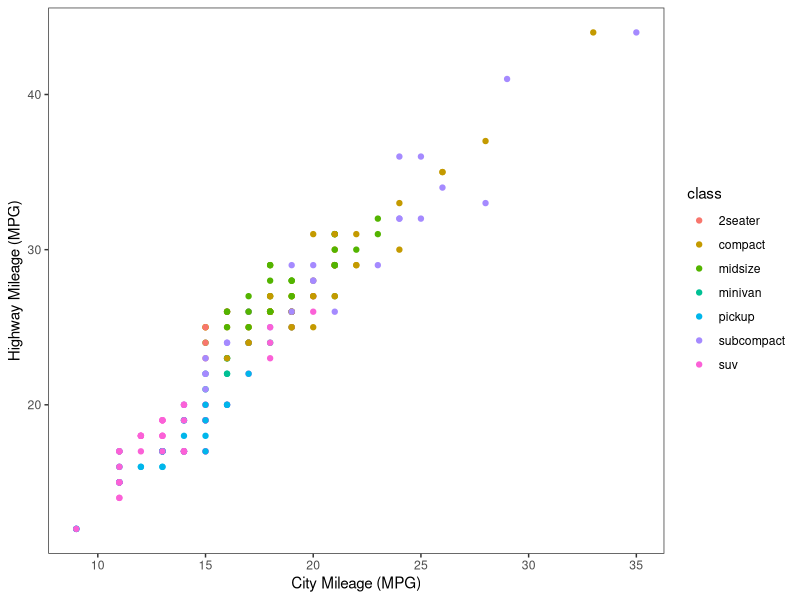
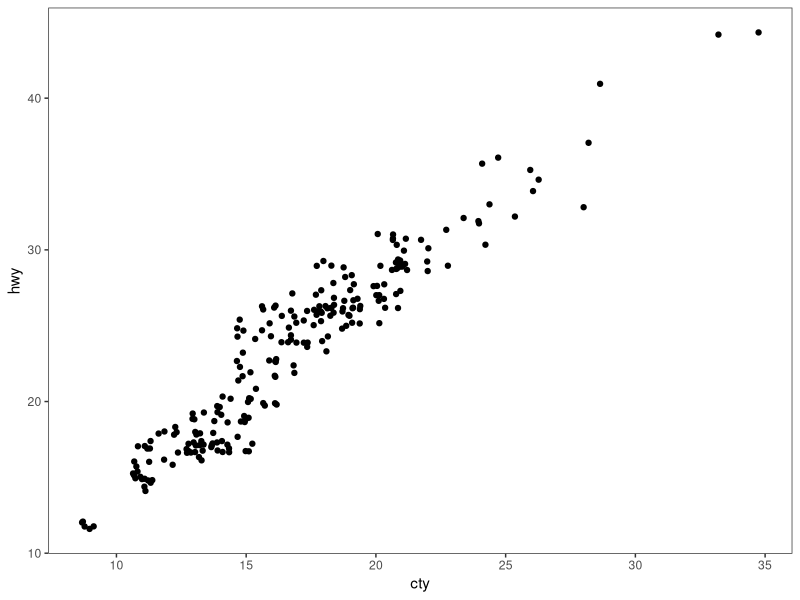
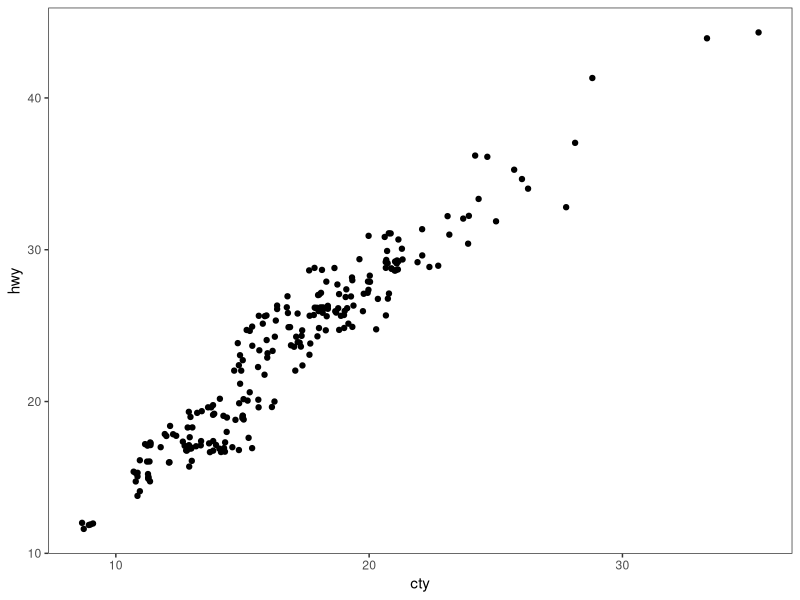
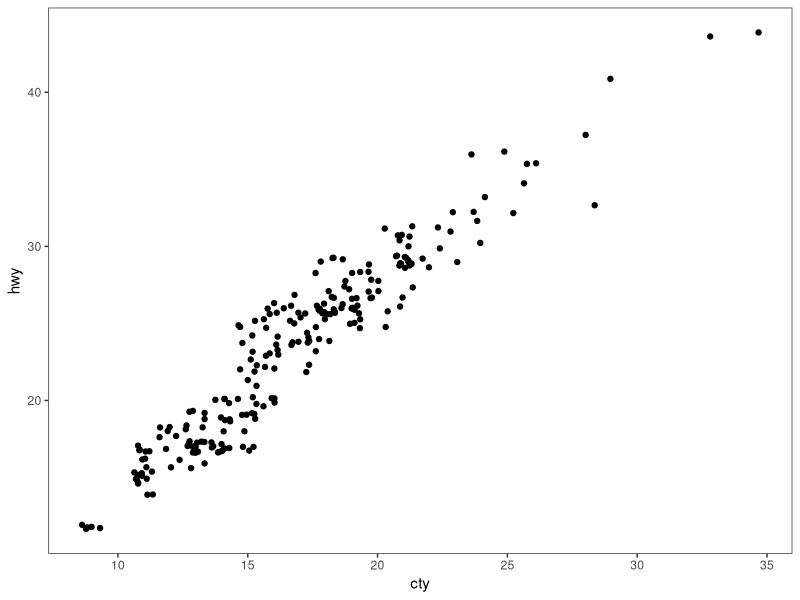

Write the R code that produced these figures, in order. (Note: this script raises an error after producing the figures.)
# ---------------------------------------------------------- #
#### MODULE 3: Plot even more data!                       ####               
# ---------------------------------------------------------- #

## OBJECTIVE:
# 1. To develop a "grammar of graphics".
# 2. To become comfortable using ggplot2 for exploratory data visualization.


# ---------------------------------------------------------- #
#### SET UP:                                              ####
# ---------------------------------------------------------- #
# REMINDER: In RStudio, open the Rproject for our course (UNCG_DataWrangling), 
# pull any changes from GitHub, and navigate to the branch you created for 
# yourself (just a single branch for the whole semester) in RStudio's Git tab.
# Open this week's assignment in this new branch to complete and submit on GitHub.
# Ideally, you'll commit your answers a bit at a time as you work through
# this assignment, rather than committing all at once at the end.

# Reminder of some helpful resources for graphing in R:
# ggplot Cookbook: http://www.cookbook-r.com/Graphs/
# Official ggplot2 Book: https://ggplot2-book.org/
# Themes in ggplot2: https://ggplot2-book.org/polishing.html#themes

# In ggplot2, aesthetic means “something you can see”. Each aesthetic is a
# mapping between a visual cue and a variable.
# Examples include:
# position (i.e., on the x and y axes)
# color (“outside” color)
# fill (“inside” color)
# shape (of points)
# line type
# size

# Each type of geometric object (geom) accepts only a subset of all aesthetics.
# Refer to the geom help pages to see what mappings each geom accepts. Aesthetic
# mappings are set with the aes() function.

# TASK: We will be using the ggplot2 package for graphing. Fortunately, ggplot2 
# is nested within the tidyverse package (along with many others).
# Start by writing code to load the tidyverse library.
# HINT: see the end of assignment #1 if you forgot how to load a package.

library(tidyverse)

# TASK: Write code below to set your theme to black and white and both your major
# AND minor gridlines to element_blank for all plots you'll be making today.
# HINT: Check back to last week's assignment section 1.9 for setting themes for
# all plots.

theme_set(theme_bw() +
            theme(panel.grid.major = element_blank(),
                  panel.grid.minor = element_blank()))

# ---------------------------------------------------------- #
#### 1.0 CORRELATION                                      ####
# ---------------------------------------------------------- #

# We learned how to make correlations last week, but it never hurts to get
# more practice! Let's start by using a data set built into ggplot2.
# The mpg dataset looks at the gas efficiency of different cars. Run the following
# code to load the data:
data(mpg, package = "ggplot2")

# TASK: Create a scatterplot (i.e., a dot plot) to relate city and highway mileage.
# Color the points by the class of car (class column) and label the x and y axis 
# to be more informative (City Mileage (MPG) vs Highway Mileage (MPG)).
# HINT: Refer back to last week's assignment or the ggplot help resources if you 
# forget how to make a scatterplot.

ggplot(mpg, aes(x = cty, y = hwy, color = class)) +
  geom_point() +
  xlab("City Mileage (MPG)") +
  ylab("Highway Mileage (MPG)")

# Looks alright, but the graph may be hiding some information...
# QUESTION: How many data points are in the mpg dataframe?

nrow(mpg)
#ANSWER: 234

# QUESTION: Approximately how many dots are in the graph you just made? How does
# that compare to the number of observations in the dataframe?

#ANSWER: There are 78 dots on the graphs. This is 156 less data points that what is in the dataframe.


# Try another correlation-focused geom that addresses this problem by running
# the following code:
ggplot(data=mpg, aes(x=cty, y=hwy)) + 
  geom_jitter()


# QUESTION: What happened when you created the plot with geom_jitter?

#ANSWER: It looks like there are more data points, but it also looks less "organized".

# QUESTION: Run the code to create a plot using geom_jitter a second time. Then run it
# again and again. What happens each time? Why is this happening?

ggplot(data=mpg, aes(x=cty, y=hwy)) + 
  geom_jitter()

ggplot(data=mpg, aes(x=cty, y=hwy)) + 
  geom_jitter()
#ANSWER: the points are shifting each time. geom_jitter() is probably adding a random component to the graph and if you run it multiple times it is randomized each time. 

# TASK: The default in geom_jitter is to jitter (or slightly move) the points away
# from each other in both the x and y directions. Check the help file for geom_jitter
# and write code below to make a graph where you jitter points in only the x-dimension
# by 0.5.
 ?geom_jitter()

ggplot(data=mpg, aes(x=cty, y=hwy)) + 
  geom_jitter(width = 0.5, height = 0) #heigh = 0 to restrict jitter to y axis. 

# ---------------------------------------------------------- #
#### 1.1 DETOUR! COLORS, COLORS, COLORS                   ####
# ---------------------------------------------------------- #

# Our world is so colorful, and our graphs can be too! But we want to be mindful
# of our color choices to not only be beautiful, but also informative and accessible.

# TASK: Create a new dataframe that filters our mpg data down to only information
# for car classes compact, midsize, and suv using an %in% statement. Name your 
# new dataframe mpgSubset.
# HINT: Refer back to the Transform assignment if you want help with %in% (or 
# try googling!)

mpgSubset <- mpg %>% 
  filter(class %in% c('compact', 'midsize', 'suv'))

# ggplot has lots of nice (and some not so nice) built-in color palettes that we 
# can use to fill our bars with color. Try running the following code:
ggplot(data=mpgSubset, aes(x=cty, y=hwy, color=class)) +
  geom_jitter()

# The code above supplies us with ggplot's default color palette, which I find not
# so pleasing. Let's try to change this!

# We can add a statement specifying the scale of colors we would prefer. One way
# to do this is to use other pre-set palettes from ggplot. Run the code below to 
# ask ggplot to use the color brewer's palette called Set 1.
ggplot(data=mpgSubset, aes(x=cty, y=hwy, color=class)) +
  geom_jitter() +
  scale_color_brewer(palette="Set1")

# Alternatively, we could use the "RdBu" palette:
ggplot(data=mpgSubset, aes(x=cty, y=hwy, color=class)) +
  geom_jitter() +
  scale_color_brewer(palette="RdBu")

# QUESTION: Investigate the color brewer's range of palettes at this website: 
# https://r-graph-gallery.com/38-rcolorbrewers-palettes.html
# What do you notice about the colors chosen from each of the palettes that we
# used above? (i.e., does it use the first three colors in the palette? The last
# three? Some other combination?)

#ANSWER:the set 1 palate used the first 3 colors. The RdBu palate used the white which is in the very middle and the two colors on either side of the whit (red and blue)

# We could also pick out EXACTLY which colors we want for our figure. 
# There are 4 main ways to specify colors in R:
### by name
### by number
### by Hex code
### with the rgb() function

# By Name: R allows you to call more than 600 colors by name! Run the following
# code to see a list:
colors()

# We can put in the colors we chose for each variable by adding the 
# scale_color_manual() function to our plot. Try it out by running the following
# code:
ggplot(data=mpgSubset, aes(x=cty, y=hwy, color=class)) +
  geom_jitter() +
  scale_color_manual(values=c('midnightblue', 'cornflowerblue', 'tomato3'))


# You can also chose colors by number, which are assigned in R.

# TASK: Copy and paste the code to make our scatterplot and replace the color names
# with three numbers of your choice (between 1 and 657). How does your new figure look?
# HINT: remember to remove the quotation marks when calling numbers.

ggplot(data=mpgSubset, aes(x=cty, y=hwy, color=class)) +
  geom_jitter() +
  scale_color_manual(values=c(423, 419, 421)) #i thought these were going to be the pinks :(

# QUESTION: How do you think you could figure out which color name belongs to
# each color number?
# HINT: Try creating a dataframe from color() by passing it into the
# as.data.frame() function.

(colors <-as.data.frame((colors())))

#confused bc the numbers match up with the light pinks but the graph came out with blue yellow and green??

# You can also chose colors by Hex code. A Hex color code is a 6-symbol code made
# of up to three 2-symbol elements (6 symbols in length all together). Each of 
# the 2-symbol elements represents a color value in the Red-Green-Blue (RGB) color
# scale from 0 to 255. Hex codes are written with a # in front of them. Let's try
# out calling our colors using hex code.
ggplot(data=mpgSubset, aes(x=cty, y=hwy, color=class)) +
  geom_jitter() +
  scale_color_manual(values=c('#191970', '#6495ED', '#FF6347'))

# There are two great things about hex codes. First, you can call ANY color you 
# want with a hex code. That is, you're not limited to the 657 colors that are
# in ggplot. By specifying the color by hex code, you can pick literally anything!

# TASK: Google the search term "color picker". This should bring up google's color
# picker (in addition to a billion other color picking websites). Use this color
# picker to generate the hex codes for three new colors of your choice. Then copy
# and paste the above code, replacing the hex codes with your color choices.

ggplot(data=mpgSubset, aes(x=cty, y=hwy, color=class)) +
  geom_jitter() +
  scale_color_manual(values=c('#e88bc8', '#de1698', '#6b114c'))

# The second great thing about hex codes is that you can control the transparency
# of your colors. Transparency is set in a hex code by adding two extra symbols
# to the end, which together make up the "alpha" element. Adding 00 to the end 
# of your hex code will make your color completely transparent, while adding FF 
# to the end will make it completely opaque. Any number/letters in-between will 
# result in partial transparency. You can find a complete list of transparencies
# between 0-100% here: https://gist.github.com/lopspower/03fb1cc0ac9f32ef38f4

# TASK: Try out transparency by copying and pasting your graph code below and
# adding the alpha element to the end of each of your hex codes to make your
# first color 0% transparent, your second color 50% transparent, and your third
# color 100% transparent.

ggplot(data=mpgSubset, aes(x=cty, y=hwy, color=class)) +
  geom_jitter() +
  scale_color_manual(values=c('#e88bc800', '#de169850', '#6b114cFF'))

# QUESTION: What happened to the point that you set to 100% transparent?

#ANSWER: they are transparent so you can't see them on the plot.

# Finally, we can set our colors using the rgb() function. This operates very
# similarly to the hex code, where you can pick exactly the color and transparency
# you want. Try it out by running the following code:
ggplot(data=mpgSubset, aes(x=cty, y=hwy, color=class)) +
  geom_jitter() +
  scale_color_manual(values=c(rgb(.10, .10, .44, 1), rgb(.39, .58, .93, 1), rgb(1.0, .39, .28, 1)))

# TASK: Modify the above code to make all of your points 50% transparent.

ggplot(data=mpgSubset, aes(x=cty, y=hwy, color=class)) +
  geom_jitter() +
  scale_color_manual(values=c(rgb(.10, .10, .44, 0.5), rgb(.39, .58, .93, 0.5), rgb(1.0, .39, .28, 0.5)))

# There are so many inventive and artistic people in the world who have expanded
# the offerings for colors in ggplot. Check out some notable ones listed below
# when choosing colors for this assignment.
### Color-blind friendly palettes: https://github.com/JLSteenwyk/ggpubfigs
### Color palettes from vintage National Parks posters: https://github.com/katiejolly/nationalparkcolors
### Color palettes based on Wes Anderson movies: https://github.com/karthik/wesanderson
### Color palettes from famous Dutch paintings: https://github.com/EdwinTh/dutchmasters


# ---------------------------------------------------------- #
#### 1.2 DETOUR! LEGENDS                                  ####
# ---------------------------------------------------------- #

# When you specify colors in your ggplot code, R throws in a bonus legend for free!
# However, this legend is often not as clear or visually appealing as we might 
# prefer. But as with all geometric objects in ggplot, legends can be easily altered.

# Run the following code to create a scatter plot. Feel free to modify the colors
# as you prefer!
ggplot(data=mpgSubset, aes(x=cty, y=hwy, color=class)) +
  geom_jitter()

# QUESTION: Where did ggplot get the legend title and values from?

#ANSWER: We used the subset data and told ggplot the color was class (title) and the only options in class are compact, midsize, and suv.

# We could change the title and values in our legend by altering the dataframe
# we are passing into ggplot. But that seems a bit drastic. Instead, we can 
# lean on the same code that specifies our color picks to alter the legend text.
# Try it out by running the following code:
ggplot(data=mpgSubset, aes(x=cty, y=hwy, color=class)) + #telling ggplot to use the subset dataframe and that we want cty on the x axis and hwy on the y axis and to color the data points by class of car. 
  geom_jitter() + #telling ggplot what plot we want 
  scale_color_manual(values=c('#FCBA03', '#380754', '#496916'),#picking colors to id car class
                     name='Class of Car', #renaming the legend title
                     breaks=c('suv', 'midsize', 'compact'), #tell ggplot what order we want the car class to appear in on the legend
                     labels=c('SUV', 'Midsize', 'Compact')) #renaming the classes


# TASK: Label each line of the code above with what it is doing.
# HINT: Check the scale_color_manual help file or ggplot Cookbook for more info.


# IMPORTANT: It is important to pay attention to the order you provide ggplot with 
# your color choices and legend labels! Try running the following code:
ggplot(data=mpgSubset, aes(x=cty, y=hwy, color=class)) + 
  geom_jitter() + 
  scale_color_manual(values=c('#FCBA03', '#380754', '#496916'), 
                     name='Class of Car', 
                     breaks=c('suv', 'midsize', 'compact'), 
                     labels=c('Compact', 'SUV', 'Midsize')) 


# QUESTION: What is wrong with the code above? Why is it so important to be
# careful with the order you pass information into ggplot?

#ANSWER: the break order does not match up with the label order so now whoever looks at the graph will misinterpret the data.


# While changing the legend text and factor order takes place in the scale_color_manual
# step, moving the legend around on the graph page is part of the graph theme. We
# can try this out using the code below:
ggplot(data=mpgSubset, aes(x=cty, y=hwy, color=class)) + 
  geom_jitter() + 
  theme(legend.position='top')


# TASK: Modify the code above to have the legend display along the bottom of
# the figure.

ggplot(data=mpgSubset, aes(x=cty, y=hwy, color=class)) + 
  geom_jitter() + 
  theme(legend.position='bottom')

# We can also have the legend located within the area of the graph itself! We can 
# do this by specifying the coordinates for where the legend should go within the
# graph axes. First we set the legend position and then we set the anchoring 
# position by justifying the legend.
### bottom left: 0,0
### bottom right: 1,0
### top left: 0,1
### top right: 1,1

# Try it out by running the following code:
ggplot(data=mpgSubset, aes(x=cty, y=hwy, color=class)) + 
  geom_jitter() + 
  theme(legend.position=c(1,0), legend.justification=c(1,0))

# QUESTION: What happens if you don't include the code for legend justification
# above?

ggplot(data=mpgSubset, aes(x=cty, y=hwy, color=class)) + 
  geom_jitter() + 
  theme(legend.position, legend.justification)
#ANSWER: ggplot wont know where to put the legend and you will get an error.

# TASK: Copy and paste the code from above. Modify it to place the legend in the
# upper left part of the graph.

ggplot(data=mpgSubset, aes(x=cty, y=hwy, color=class)) + 
  geom_jitter() + 
  theme(legend.position=c(0,0.95), legend.justification=c(-0.2,1))

# Finally, we might want to remove the legend altogether! We would do so by
# modifying the theme as well. 

# TASK: Check the ggplot cookbook to find the legends section. Read what it says 
# about removing the legend. Then copy and paste the graph code from above. Modify
# the code to remove the legend.

ggplot(data=mpgSubset, aes(x=cty, y=hwy, color=class)) + 
  geom_jitter() + 
  theme(legend.position= 'none')
# ---------------------------------------------------------- #
#### 2.0 DEVIATION                                        ####
# ---------------------------------------------------------- #

# Used to compare variation in values between small number of items (or categories) 
# with respect to a fixed reference.

# Whether the graphical type is a deviation graph or a composition graph (or a 
# ranking graph) may depend on the underlying data structure.

# We used geom_bar() last week with factor data to create a bar graph. But
# geom_bar() is a bit tricky because it can make EITHER a bar graph or a histogram
# depending on the data you give it. The default of geom_bar() is to set stat to 
# count so if you give it just a continuous x value, it will make a histogram. Try
# it with the following code:
ggplot(data=mpg, aes(x=hwy)) + 
  geom_bar()

# In order to have the geom create bars and not a histogram, you must:
# 1) Set stat = identity
# 2) Provide both an x and a y inside the aes(), where x is either a character 
# or factor and y is numeric.

# TASK: Create a dataframe of summary statistics for the mpg data, calculating the
# mean, standard deviation, and standard error for highway mpg grouping by class.
# Name the resulting dataframe highwayMPG and your new variables hwy_mean, hwy_sd,
# and hwy_se.
# HINT: Look back at the Transform assignment if you forget how to summarize the
# data. Also recall, standard error = 1.96*standard deviation.

highwayMPG <- mpg %>% 
  group_by(class) %>% 
  summarize(hwy_mean = mean(hwy),
            hwy_sd = sd(hwy),
            hwy_se = 1.96&sd(hwy))

# TASK: Create a bar graph showing the average highway MPG on the y-axis and 
# car class on the x-axis. Fill the bars by class. Add in error bar caps that are 20%
# the width pf the bars.
# HINT: Don't forget to change stat from the default in your geom_bar() statement!

ggplot(data = highwayMPG, aes(x = class, y = hwy_mean, fill = class)) +
  geom_bar(stat = "identity") + 
  geom_errorbar(aes(ymin = hwy_mean - hwy_se,
                    ymax = hwy_mean + hwy_se),
                width = 0.2)

# ---------------------------------------------------------- #
#### 2.1 DETOUR! COLORS AND LEGENDS, AGAIN                ####
# ---------------------------------------------------------- #

# Recall that some geometric elements require fills instead of (or sometimes in
# addition to) colors.

# TASK: Create a bar graph with the mpg summary stats with the following parameters:
# (1) Black bar outline
# (2) Bars filled with the color brewer palette "Dark2" using the scale_fill_manual
#     statement
# (3) No legend
# (4) Informative x- and y-axis labels.

ggplot(data = highwayMPG, aes(x= class, y = hwy_mean, fill = class)) +
  geom_bar(stat = "identity", color = "black") +
  scale_fill_brewer(palette = "Dark2") +
  labs(x ="Car Class",
       y = "Average Highway Mileage (MPG)") +
   theme(legend.position = "none")

# HINT: Carefully consider whether your color and/or fill should go within an aes() 
# statement, the scale_fill_manual or scale_color_manual statements, or neither.
# If in doubt, try a bunch of ways until it looks how we want it. And consult 
# your helpful ggplot resources on the web.


# ---------------------------------------------------------- #
#### 2.2 DETOUR! AXIS MODIFICATIONS                       ####
# ---------------------------------------------------------- #

# Run the following code, feeling free to modify colors as you prefer:
ggplot(data=highwayMPG, aes(x=class, y=hwy_mean, fill=class)) +
  geom_bar(stat='identity') 

# QUESTION: Where is ggplot getting the x-axis tick labels from?


# Often our tick labels are not the best. We can modify them to be more informative
# or visually appealing by directly modifying the dataframe, but again this feels
# a bit extreme. Instead, we can directly modify the scale of the axis. For axes
# that deal with categories, we are setting the discrete scale. Try it out by
# running the following code:
ggplot(data=highwayMPG, aes(x=class, y=hwy_mean, fill=class)) +
  geom_bar(stat='identity') +
  scale_x_discrete(labels=c('sport', 'compact', 'midsize', 'minivan', 'pickup', 'subcompact', 'SUV'))

# We can also change the scale of the continuous axes, including how large they are
# and where the tick marks fall as follows:
ggplot(data=highwayMPG, aes(x=class, y=hwy_mean, fill=class)) +
  geom_bar(stat='identity') +
  scale_y_continuous(breaks=seq(0, 50, 10)) +
  coord_cartesian(ylim=c(0,50))

# QUESTION: Try running the code above without the coord_cartesian() statement. 
# What is surprising about the resulting graph? Based on this result, what do you
# think the coord_cartesian() statement does?


# We can also add a statement into the scale discrete or continuous statements
# to name our axes, rather than putting in a whole separate step of xlab() or ylab().
# Try it out with the following code:
ggplot(data=highwayMPG, aes(x=class, y=hwy_mean, fill=class)) +
  geom_bar(stat='identity') +
  scale_x_discrete(name='Class of Car') +
  scale_y_continuous(name='Mean Highway MPG')


# Finally, we can flip our axes easily in ggplot as follows:
ggplot(data=highwayMPG, aes(x=class, y=hwy_mean, fill=class)) +
  geom_bar(stat='identity') +
  coord_flip()


# TASK: Let's put it all together. Make a graph of the mpg summary stats with the
# following specifications:
# (1) color by class of car using a color scheme of your choice (not the default)
# (2) plot the class of car on the x-axis and the highway MPG on the y axis
# (3) include better names for the x- and y-axis titles
# (4) include better names for the car classes
# (5) set the scale of the highway mpg to run from 0 to 30 with breaks every 5 
# (6) flip your axes
# (7) remove the legend


# ---------------------------------------------------------- #
#### 3.0 RANKING                                          ####
# ---------------------------------------------------------- #
# Used to compare the position or performance of multiple items with respect to 
# each other. Actual values matters somewhat less than the ranking.

# TASK: Create a dataframe of summary statistics for the mpg data, calculating the
# mean, standard deviation, and standard error for CITY mpg grouping by class.
# Name the resulting dataframe cityMPG and your new variables city_mean, city_sd,
# and city_se.
# HINT: Look back at the Transform assignment if you forget how to summarize the
# data. Also, standard error = 1.96*standard deviation.


# Now we want to plot our data in order from smallest to largest city MPG to get
# a ranking. To do so, we need to use the reorder() function to rearrange the data
# going into our x-axis.
ggplot(cityMPG, aes(x=reorder(class, city_mean), y=city_mean)) + 
  geom_bar(stat="identity")

# TASK: Recreate the above ranking figure to include the following:
# (1) class of car on the x-axis with informative axis and tick labels
# (2) MPG ordered from highest to lowest (hint: try google if you're unsure)
# (3) bars with dary grey outlines and filled by class with your favorite color scheme
# (4) error bars with end caps 30% the width of the bars
# (5) y-axis from 0 to 30 with tick marks every 5
# (6) no legend.


# ---------------------------------------------------------- #
#### 4.0 DISTRIBUTION                                     ####
# ---------------------------------------------------------- #
# When you have lots and lots of data points and want to study where and how the
# data points are distributed.

# Histograms can be accomplished with either geom_bar() or geom_histogram()
ggplot(mpg, aes(hwy)) + 
  geom_histogram()

# TASK: Recreate the graph above, but using geom_bar() instead


# TASK: Try making a histogram with the categorical variable 'manufacturer'.
# What error message do you get?


# QUESTION: What happens when you follow the advice of the error message and 
# make stat='count'?
ggplot(mpg, aes(manufacturer)) + 
  geom_histogram(stat="count")


# TASK: Make a boxplot comparing the distribution of cty (city mileage) for
# each class of car.
# HINT: Look back to last week if you forget how to make a boxplot.


# We can also make a different type of distribution, a violin plot using the 
# geom_violin statement as follows:
ggplot(mpg, aes(x=class, y=cty)) + 
  geom_violin()

# QUESTION: What does a violin plot show? Check google if you're unsure.


# ---------------------------------------------------------- #
#### 5.0 COMPOSITION                                      ####
# ---------------------------------------------------------- #
# Bar charts and pie charts are classic ways of showing composition of a dataset.

# TASK: Let's get some data for this task by determining the number of cars from 
# each car manufacturer in our mpg dataframe. We can do this as follows:
manufacturerFreq <- mpg %>% 
  group_by(manufacturer) %>% 
  summarize(frequency=length(manufacturer)) %>% 
  ungroup()

# TASK: Make a bar graph of the number of cars (frequency) by manufacturer using
# the dataframe we created above.


# We can switch the bar chart you created above into a pie chart simply by changing
# the coordinate system through a series of steps as follows:

ggplot(manufacturerFreq, aes(x=manufacturer, y=frequency)) +
  geom_bar(stat="identity") +
  coord_polar()

ggplot(manufacturerFreq, aes(x=manufacturer, y=frequency, fill=manufacturer)) +
  geom_bar(stat="identity") +
  coord_polar()

ggplot(manufacturerFreq, aes(x="", y=frequency, fill=manufacturer)) +
  geom_bar(stat="identity", width=1) +
  coord_polar()

ggplot(manufacturerFreq, aes(x="", y=frequency, fill=manufacturer)) +
  geom_bar(stat="identity", width=1) +
  coord_polar(theta="y")

ggplot(manufacturerFreq, aes(x="", y=frequency, fill=manufacturer)) +
  geom_bar(stat="identity", width=1) +
  coord_polar(theta="y", start=0) +
  theme_void() +
  theme(legend.title = element_text(size = 12.5), 
        legend.text  = element_text(size = 8.5),
        legend.key.size = unit(.75, "lines"))

# TASK: Annotate the code below to describe what each line does:
ggplot(manufacturerFreq, aes(x="", y=frequency, fill=manufacturer)) +
  geom_bar(stat="identity", width=1) +
  coord_polar(theta="y", start=0) +
  theme_void() +
  theme(legend.title = element_text(size = 12.5), 
        legend.text  = element_text(size = 8.5),
        legend.key.size = unit(.75, "lines"))


# ---------------------------------------------------------- #
#### 6.0 CHANGE                                           ####
# ---------------------------------------------------------- #

# Time series are often best visualized with line graphs. Let's try this out
# with some new data:
data("economics")

# TASK: Use the economics dataset to plot the number of people who are unemployed
# over time (unemploy vs date). Make a scatterplot, then connect the points with 
# lines using geom_line().
# HINT: use ?economics to get more information about this dataset.




# ---------------------------------------------------------- #
#### GROUPS AND MAPS                                      ####
# ---------------------------------------------------------- #

# Let's save these for group project options, this assignment is really long!









# REMEMBER: Save and push your script when you're done with this assignment!
